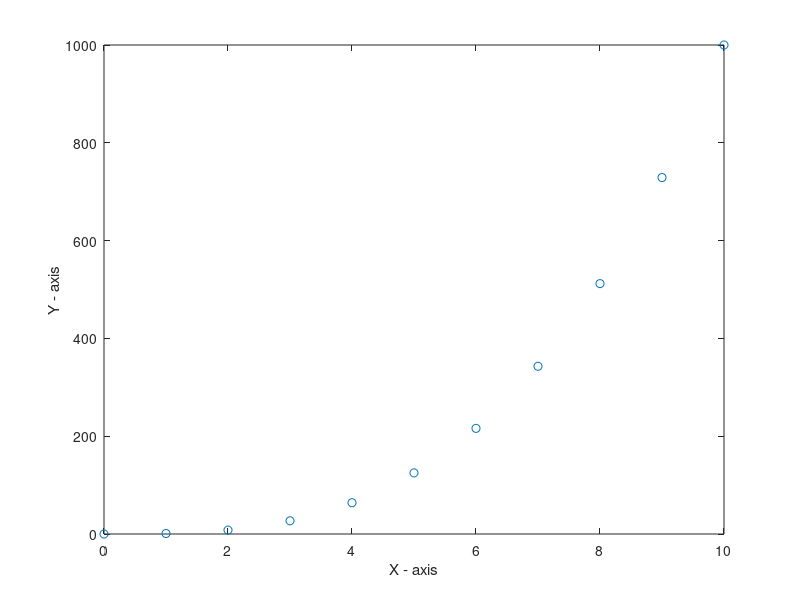
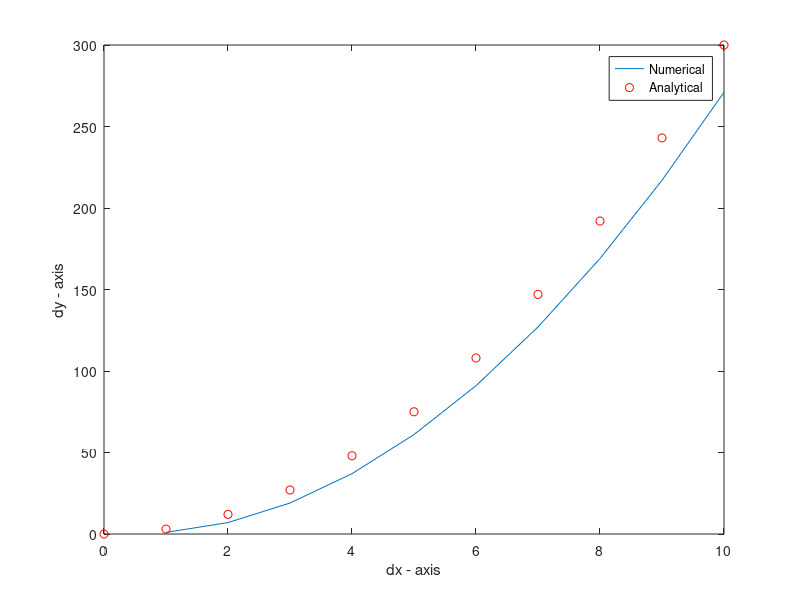

The MATLAB source for these figures, in order:


clc; clear all; close all;
% calculating 1st, 2nd, 3rd.. etc DERIVATIVE in matlab like maths

a = 1 : 6
b = [1 3 5 7 8 6]

% first diff
diff_a1 = diff(a);
diff_b1 = diff(b);

% second diff
diff_a2 = diff(a, 2);
diff_b2 = diff(b, 2);

% NOTE :- we can find simplerly third, ...etc

% c = 2:1:10
% diff_c = diff(c)
% diff_c_2 = diff(c, 2)
% diff_c_3 = diff(c, 3)


% eg from help diff
% h = 0.001;
% x = 0 : h : pi;
% diff(sin(x.^2)) / h
% diff((1:10).^2)



%%% num diff
%%  Ques.  use diff command to find a derivative to define a function f(x) = x^3
x = 0 : 1 : 10;
y = x.^3;

% plot the function
figure(1)
plot(x,y, 'o')
xlabel("X - axis")
ylabel("Y - axis")

% find derivative dy/dx
y_diff = diff(y) ./ diff(x);

%plot
figure(2)
plot(x(2:end), y_diff)
xlabel("dx - axis")
ylabel("dy - axis")

% calculate  ANALYTICAL derivative
y_anal = 3 .*x .^2;
hold on
plot(x, y_anal, 'ro')
legend("Numerical", "Analytical")



